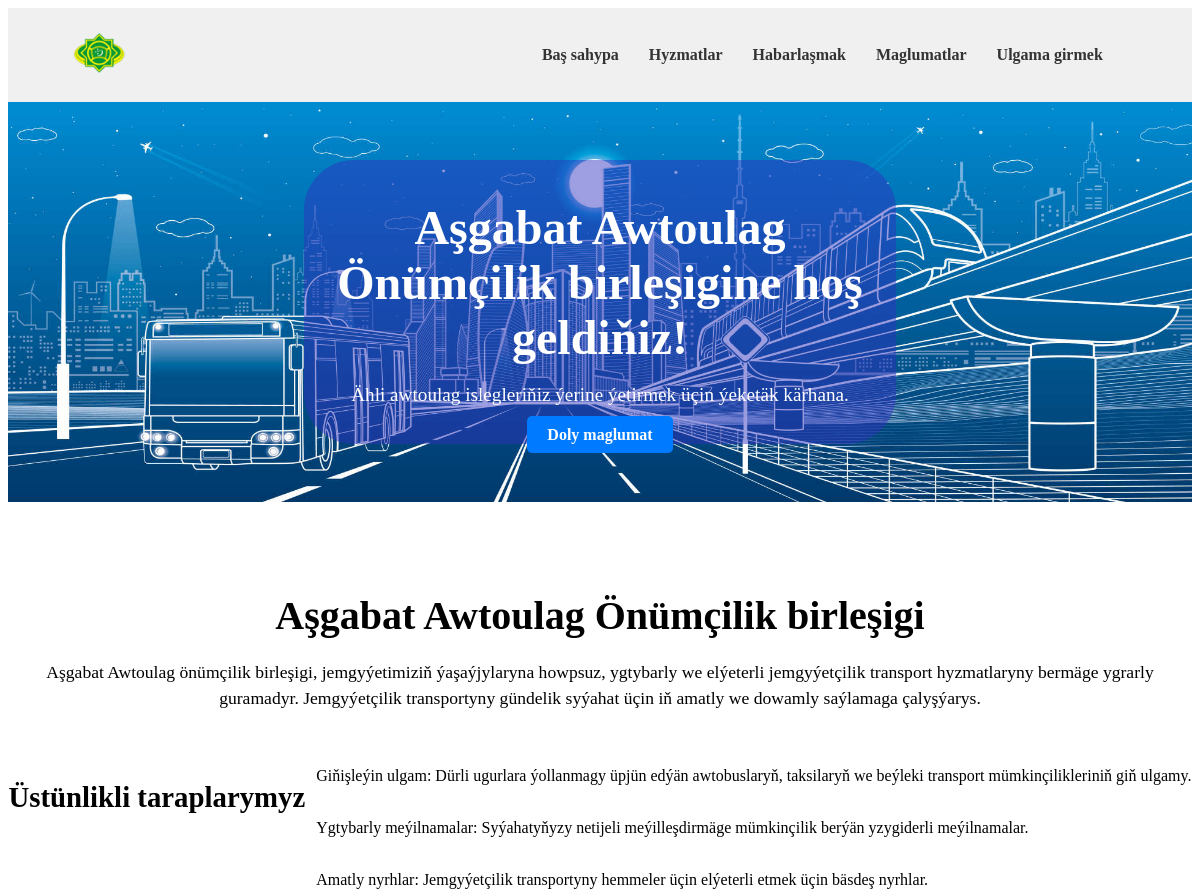
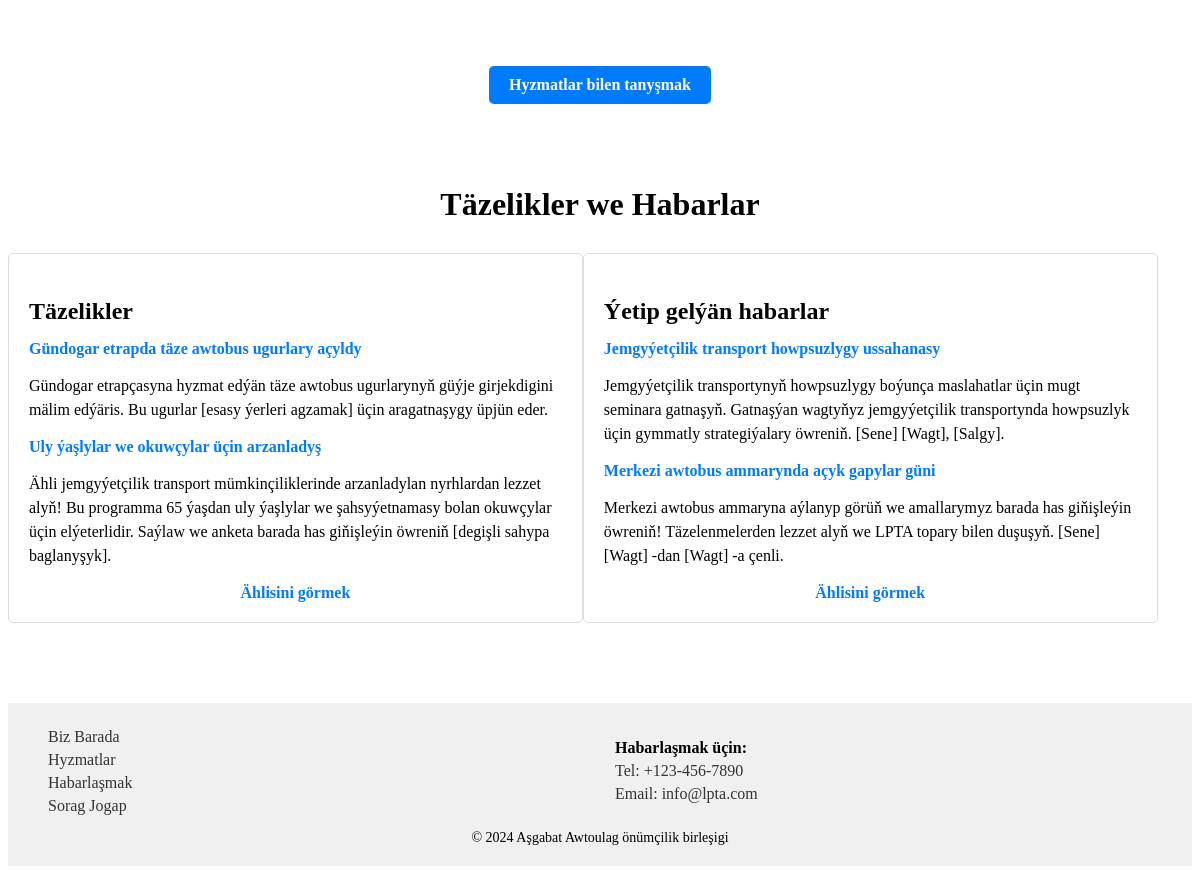
The page / on the database its author committed (2 pictures, top to bottom).
### tables this page shows
CREATE TABLE `news` (
  `news_id` int(31) NOT NULL,
  `news_a` varchar(255) NOT NULL,
  `news_p` varchar(2047) NOT NULL
);

CREATE TABLE `events` (
  `event_id` int(31) NOT NULL,
  `event_a` varchar(255) NOT NULL,
  `event_p` varchar(2047) NOT NULL
);

### index.php (the view, shortened to what this page needs)
<!DOCTYPE html>
<html lang="en">
<head>
  <link rel="stylesheet" href="css/style.css">
</head>
<body>
    <?php include 'header.php'; ?>
    <section class="banner">
        <div class="banner-image">
            <img src="images/banner.jpg" alt="LPTA Banner Image">  </div>
        <div class="banner-content">
            <h1>Aşgabat Awtoulag Önümçilik birleşigine hoş geldiňiz!</h1>
            <p>Ähli awtoulag islegleriňiz ýerine ýetirmek üçin ýeketäk kärhana.</p>
            <a href="#">Doly maglumat</a>
        </div>
    </section>
    <section class="about-us">
        <h2>Aşgabat Awtoulag Önümçilik birleşigi</h2>
        <p>Aşgabat Awtoulag önümçilik birleşigi, jemgyýetimiziň ýaşaýjylaryna howpsuz, ygtybarly we elýeterli jemgyýetçilik transport hyzmatlaryny bermäge ygrarly guramadyr. Jemgyýetçilik transportyny gündelik syýahat üçin iň amatly we dowamly saýlamaga çalyşýarys.</p>
        <div class="about-us-key-points">
            <h3>Üstünlikli taraplarymyz</h3>
            <ul>
            <li>
                <i class="fas fa-directions"></i>  Giňişleýin ulgam: Dürli ugurlara ýollanmagy üpjün edýän awtobuslaryň, taksilaryň we beýleki transport mümkinçilikleriniň giň ulgamy.
            </li>
            <li>
                <i class="fas fa-clock"></i>  Ygtybarly meýilnamalar: Syýahatyňyzy netijeli meýilleşdirmäge mümkinçilik berýän yzygiderli meýilnamalar.
            </li>
            <li>
                <i class="fas fa-dollar-sign"></i>  Amatly nyrhlar: Jemgyýetçilik transportyny hemmeler üçin elýeterli etmek üçin bäsdeş nyrhlar.
            </li>
            </ul>
        </div>
        <a href="#">Hyzmatlar bilen tanyşmak</a>
    </section>
    <section class="news-events">
        <h2>Täzelikler we Habarlar</h2>
        <div class="news-events_div">
            <div class="news-items">
                <h3>Täzelikler</h3>
                <?php include 'php/db.php'; ?>
                <ul>
                    <?php
                        $sql = "SELECT * FROM news";
                        $news = mysqli_query($conn, $sql);
                        if ($news->num_rows > 0)
                        {
                            $i = 0;
                            while (($row = mysqli_fetch_assoc($news)) && ($i < 2))
                            {
                                $i = $i + 1;
                                ?>
                                <li>
                                    <a href="#"><?php echo $row['news_a']; ?></a>
                                    <p><?php echo $row['news_p']; ?></p>
                                </li>
                                <?php
                            }
                        }
                    ?>
                </ul>
                <a href="all_events.php"; class="view_all">Ählisini görmek</a>
            </div>
            <div class="events">
                <h3>Ýetip gelýän habarlar</h3>
                <ul>
                <?php
                        $sql = "SELECT * FROM events";
                        $events = mysqli_query($conn, $sql);
                        if ($events->num_rows > 0)
                        {
                            $i = 0;
                            while (($row = mysqli_fetch_assoc($events)) && ($i<2))
                            {
                                $i = $i + 1;
                                ?>
                                <li>
                                    <a href="#"><?php echo $row['event_a']; ?></a>
                                    <p><?php echo $row['event_p']; ?></p>
                                </li>
                                <?php
                            }
                        }
                    ?>
                </ul>
                <a href="all_events.php" class="view_all">Ählisini görmek</a>
            </div>
        </div>
    </section>
    <?php include 'footer.php'; ?>
</body>
</html>

### header.php (shortened to what this page needs)
<header>
  <div class="container_header">
    <a href="index.php"><img src="images/logo.png" alt="LPTA Logo" class="logo"></a>
    <nav>
      <ul>
        <li><a href="index.php">Baş sahypa</a></li>
        <li>
          <a href="#">Hyzmatlar</a>
        </li>
        <li><a href="contact-us.php">Habarlaşmak</a></li>
        <li>
          <a href="#">Maglumatlar</a>
        </li>
        <li><a href="login.php">Ulgama girmek</a></li>
      </ul>
    </nav>
  </div>
</header>

### footer.php
<footer>
  <div class="container_footer">
    <nav class="footer_nav">
      <ul>
        <li><a href="#">Biz Barada</a></li>
        <li><a href="#">Hyzmatlar</a></li>
        <li><a href="#">Habarlaşmak</a></li>
        <li><a href="#">Sorag Jogap</a></li>
      </ul>
    </nav>
    <div class="footer-contact">
      <p>Habarlaşmak üçin:</p>
      <ul>
        <li><a href="tel:+1234567890">Tel: +123-456-7890</a></li>
        <li><a href="mailto:info@lpta.com">Email: info@lpta.com</a></li>
      </ul>
    </div>
  </div>
    <div class="footer-copyright">
      &copy;  <span>2024 Aşgabat Awtoulag önümçilik birleşigi</span>
    </div>
</footer>

### css/style.css (style rules this page uses)
header { background-color: #f0f0f0; padding: 20px 0; }
.container_header { display: flex; justify-content: space-between; align-items: center; width: 90%; margin: 0 auto; }
.logo { width: auto; height: 50px; }
header nav { display: flex; flex-grow: 1; justify-content: flex-end; }
header nav ul { list-style: none; padding: 0; margin: 0; display: flex; }
header nav li { margin-right: 30px; }
header nav a { text-decoration: none; color: #333; font-weight: bold; }
footer { background-color: #f0f0f0; padding: 20px 0; }
.container_footer { display: flex; }
.footer-contact { width: 50%; }
.footer-contact p { margin-bottom: 5px; font-weight: bold; }
.footer-contact ul { list-style: none; padding: 0; margin: 0; }
.footer-contact li { margin-bottom: 5px; }
.footer-contact a { color: #333; text-decoration: none; }
.footer_nav { display: flex; width: 50%; margin-left: 30px; justify-content: space-between; }
.footer_nav ul { list-style: none; padding: 0; margin: 0; }
.footer_nav li { margin: 5px 10px; }
.footer_nav a { text-decoration: none; color: #333; }
.footer-copyright { text-align: center; font-size: 14px; margin-top: 10px; }
.banner { position: relative; width: 100%; height: 400px; overflow: hidden; }
.banner-image img { position: absolute; top: 0; left: 0; height: 100%; width: 100%; background-size: cover; background-position: center; }
.banner-content { position: absolute; top: 50%; left: 50%; transform: translate(-50%, -50%); color: #FFF; text-align: center; background-color: #3030C077; border-radius: 50px; }
.banner-content h1 { font-size: 3em; margin-bottom: 10px; }
.banner-content p { font-size: 1.2em; margin-bottom: 20px; }
.banner-content a { background-color: #007bff; color: #fff; padding: 10px 20px; text-decoration: none; font-weight: bold; border: none; border-radius: 5px; }
.about-us { padding: 50px 0; text-align: center; }
.about-us h2 { font-size: 2.5em; margin-bottom: 20px; }
.about-us p { font-size: 1.1em; line-height: 1.5; margin-bottom: 40px; }
.about-us-key-points { display: flex; justify-content: space-around; flex-wrap: wrap; margin-bottom: 30px; }
.about-us-key-points h3 { font-size: 1.8em; margin-bottom: 20px; }
.about-us-key-points ul { list-style: none; padding: 0; margin: 0; }
.about-us-key-points li { margin-bottom: 15px; text-align: left; }
.about-us a { background-color: #007bff; color: #fff; padding: 10px 20px; text-decoration: none; font-weight: bold; border: none; border-radius: 5px; margin-top: 20px; display: inline-block; }
.news-events { margin-bottom: 50px; }
.news-events_div { display: flex; }
.news-events h2 { text-align: center; font-size: 2em; margin-bottom: 30px; }
.news-items, .events { display: flex; flex-direction: column; width: 45%; padding: 20px; margin-bottom: 30px; border: 1px solid #ddd; border-radius: 5px; }
.news-items h3, .events h3 { font-size: 1.5em; margin-bottom: 15px; }
.news-items ul, .events ul { list-style: none; padding: 0; margin: 0; }
.news-items li, .events li { margin-bottom: 15px; }
.news-items a, .events a { color: #007bff; text-decoration: none; font-weight: bold; }
.news-items p, .events p { font-size: 1em; line-height: 1.5; }
.view_all { text-align: center; }
.services h1, h2 { margin: 1em 0; text-align: center; }

### rows shown on the page
news: news_a "Gündogar etrapda täze awtobus ugurlary açyldy", news_p "Gündogar etrapçasyna hyzmat edýän täze awtobus ugurlarynyň güýje girjekdigini mälim edýäris. Bu ugurlar [esasy ýerleri agzamak] üçin aragatnaşygy üpjün eder."
news: news_a "Uly ýaşlylar we okuwçylar üçin arzanladyş", news_p "Ähli jemgyýetçilik transport mümkinçiliklerinde arzanladylan nyrhlardan lezzet alyň! Bu programma 65 ýaşdan uly ýaşlylar we şahsyýetnamasy bolan okuwçylar üçin elýeterlidir. Saýlaw we anketa barada has giňişleýin öwreniň [degişli sahypa baglanyşyk]."
events: event_a "Jemgyýetçilik transport howpsuzlygy ussahanasy", event_p "Jemgyýetçilik transportynyň howpsuzlygy boýunça maslahatlar üçin mugt seminara gatnaşyň. Gatnaşýan wagtyňyz jemgyýetçilik transportynda howpsuzlyk üçin gymmatly strategiýalary öwreniň. [Sene] [Wagt], [Salgy]."
events: event_a "Merkezi awtobus ammarynda açyk gapylar güni", event_p "Merkezi awtobus ammaryna aýlanyp görüň we amallarymyz barada has giňişleýin öwreniň! Täzelenmelerden lezzet alyň we LPTA topary bilen duşuşyň. [Sene] [Wagt] -dan [Wagt] -a çenli."
